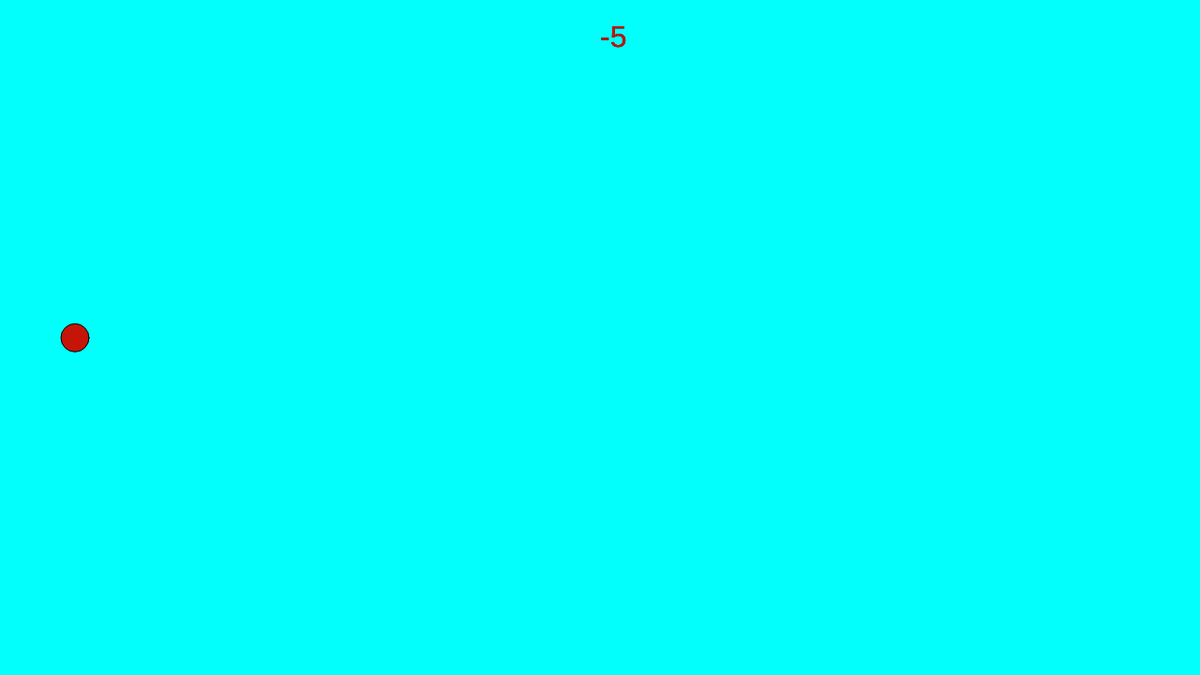
Frame 1 (no input)
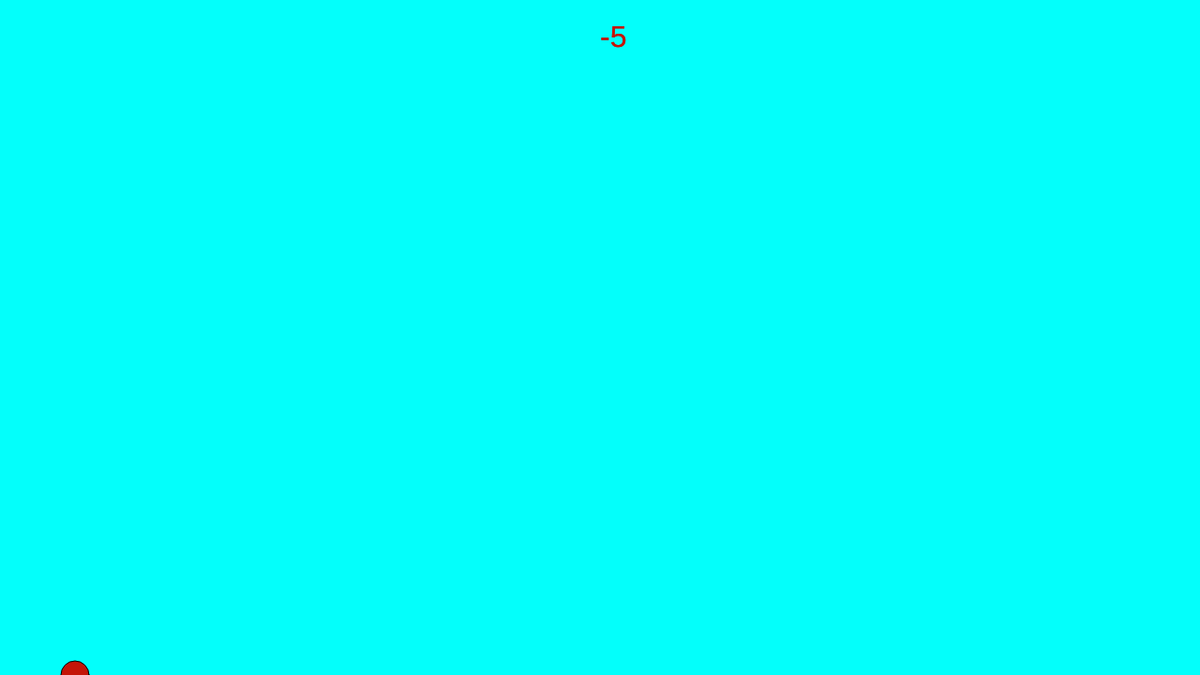
Frame 60 (no input)
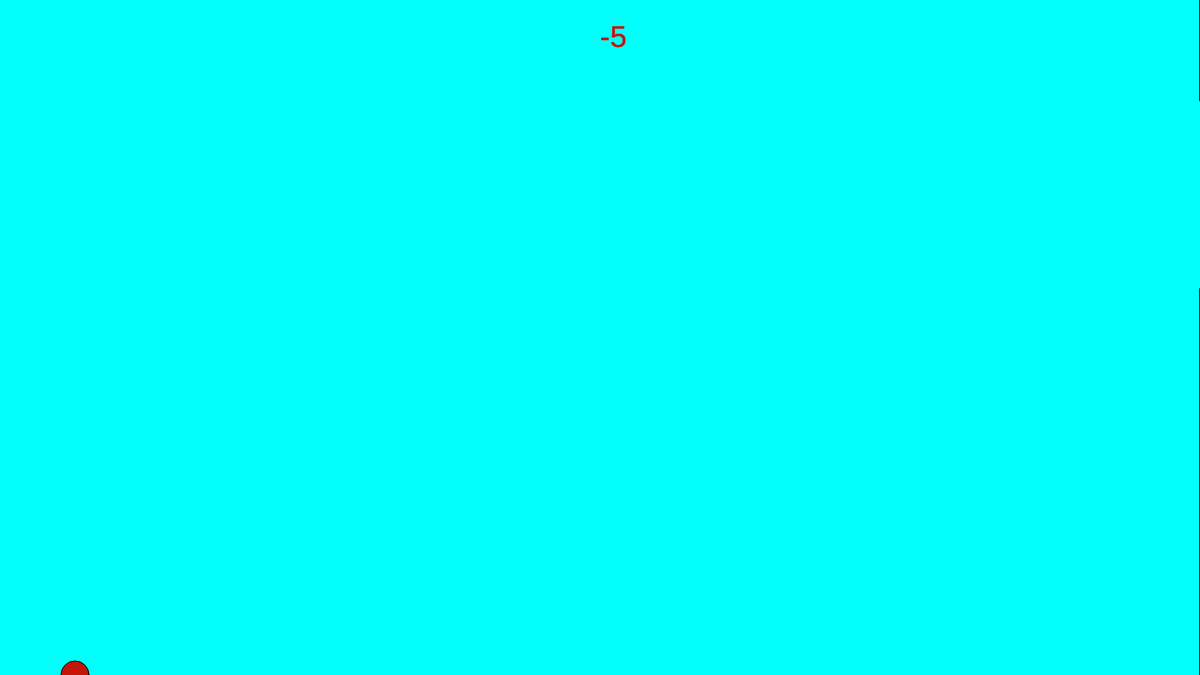
Frame 120 (the mouse pressed at the canvas centre since frame 60)

The p5.js sketch that drew these frames (run headless with seeded random() and noise() and a simulated clock; from frame 60 on, the mouse is pressed at the canvas centre):

// p5.js sketch
// ── sketch.js
function Bird() {
	this.y = 360;
	this.x = 80;
	this.gravity = 0.3;
	this.velocity = 0;

	this.show = function() {
		fill(196, 21, 8);
		ellipse(this.x, this.y, 30, 30);
	}

	this.update = function() {
		if(this.velocity > -14){
			this.velocity -= this.gravity;
		}
		this.y -= this.velocity;

		if(this.y >= height){
			this.y = height;
			this.velocity = 0;
			ded = true;
		}

		if(this.y <= 0){
			this.y = 0;
			this.velocity = 0;
		}
	}

	this.jump = function() {
		if(this.velocity<0) this.velocity = 9;
		else this.velocity += 6;
	}
}

function Pipe(){
	this.top = random(height-200);
	this.bottom = height - this.top - 200;
	this.x = width;

	this.show = function(){
		fill(13, 255, 77);
		rect(this.x, 0, 20, this.top);
		rect(this.x, height-this.bottom, 20, this.bottom)
	}

	this.update = function(){
		this.x -= 5;
	}

	this.hits = function(bird){
		if(bird.y<this.top||bird.y> height-this.bottom){
			if(this.x < bird.x && bird.x < this.x + 20){
				return true
			}
		}
		return false
	}
}

var bird;
var pipes = [];
var ded = false;
var score = -5;

function setup() {
	createCanvas(1280, 720);
	background(3, 255, 251);
	bird = new Bird();
	pipes.push(new Pipe());
}

function draw() {
	background(3, 255, 251);
	textSize(32);
	text(score, 640, 50);
	for(var i = pipes.length-1; i>0; i--){
		pipes[i].show();
		if(!ded) pipes[i].update();

		if(pipes[i].hits(bird)) ded = true;

		if (pipes[i].x<0) pipes.splice(i, 1);
	}
	if(!ded) bird.update();
	bird.show();

	if(frameCount%60==0){
		pipes.push(new Pipe());
		if(!ded) score += 1;
	}
	textSize(32);
	text(score, 640, 50);
}

function mouseClicked(){
	bird.jump();
}

function keyPressed(){
	mouseClicked();
}
// ── Welcome to GitHub Pages _ p5flappy.html
<!DOCTYPE html>
<!-- saved from url=(0040)https://parthmahawar.github.io/p5flappy/ -->
<html lang="en-US"><head><meta http-equiv="Content-Type" content="text/html; charset=UTF-8">
    
    <meta http-equiv="X-UA-Compatible" content="IE=edge">
    <meta name="viewport" content="width=device-width,maximum-scale=2">
    <link rel="stylesheet" type="text/css" media="screen" href="./Welcome to GitHub Pages _ p5flappy_files/style.css">

<!-- Begin Jekyll SEO tag v2.6.1 -->
<title>Welcome to GitHub Pages | p5flappy</title>
<meta name="generator" content="Jekyll v3.8.5">
<meta property="og:title" content="Welcome to GitHub Pages">
<meta property="og:locale" content="en_US">
<link rel="canonical" href="https://parthmahawar.github.io/p5flappy/">
<meta property="og:url" content="https://parthmahawar.github.io/p5flappy/">
<meta property="og:site_name" content="p5flappy">
<script type="application/ld+json">
{"@type":"WebSite","headline":"Welcome to GitHub Pages","url":"https://parthmahawar.github.io/p5flappy/","name":"p5flappy","@context":"https://schema.org"}</script>
<!-- End Jekyll SEO tag -->

  </head>

  <body>

    <!-- HEADER -->
    <div id="header_wrap" class="outer">
        <header class="inner">
          <a id="forkme_banner" href="https://github.com/ParthMahawar/p5flappy">View on GitHub</a>

          <h1 id="project_title">p5flappy</h1>
          <h2 id="project_tagline"></h2>

          
        </header>
    </div>

    <!-- MAIN CONTENT -->
    <div id="main_content_wrap" class="outer">
      <section id="main_content" class="inner">
        <h2 id="welcome-to-github-pages">Welcome to GitHub Pages</h2>

<p>You can use the <a href="https://github.com/ParthMahawar/p5flappy/edit/master/README.md">editor on GitHub</a> to maintain and preview the content for your website in Markdown files.</p>

<p>Whenever you commit to this repository, GitHub Pages will run <a href="https://jekyllrb.com/">Jekyll</a> to rebuild the pages in your site, from the content in your Markdown files.</p>

<h3 id="markdown">Markdown</h3>

<p>Markdown is a lightweight and easy-to-use syntax for styling your writing. It includes conventions for</p>

<div class="language-markdown highlighter-rouge"><div class="highlight"><pre class="highlight"><code>Syntax highlighted code block

<span class="gh"># Header 1</span>
<span class="gu">## Header 2</span>
<span class="gu">### Header 3</span>
<span class="p">
-</span> Bulleted
<span class="p">-</span> List
<span class="p">
1.</span> Numbered
<span class="p">2.</span> List

<span class="gs">**Bold**</span> and _Italic_ and <span class="sb">`Code`</span> text

<span class="p">[</span><span class="nv">Link</span><span class="p">](</span><span class="sx">url</span><span class="p">)</span> and !<span class="p">[</span><span class="nv">Image</span><span class="p">](</span><span class="sx">src</span><span class="p">)</span>
</code></pre></div></div>

<p>For more details see <a href="https://guides.github.com/features/mastering-markdown/">GitHub Flavored Markdown</a>.</p>

<h3 id="jekyll-themes">Jekyll Themes</h3>

<p>Your Pages site will use the layout and styles from the Jekyll theme you have selected in your <a href="https://github.com/ParthMahawar/p5flappy/settings">repository settings</a>. The name of this theme is saved in the Jekyll <code class="language-plaintext highlighter-rouge">_config.yml</code> configuration file.</p>

<h3 id="support-or-contact">Support or Contact</h3>

<p>Having trouble with Pages? Check out our <a href="https://help.github.com/categories/github-pages-basics/">documentation</a> or <a href="https://github.com/contact">contact support</a> and we’ll help you sort it out.</p>

      </section>
    </div>

    <!-- FOOTER  -->
    <div id="footer_wrap" class="outer">
      <footer class="inner">
        
        <p class="copyright">p5flappy maintained by <a href="https://github.com/ParthMahawar">ParthMahawar</a></p>
        
        <p>Published with <a href="https://pages.github.com/">GitHub Pages</a></p>
      </footer>
    </div>

    
  

</body></html>
// ── flappy.html
<!DOCTYPE html>
<html lang="">

<head>
  <meta charset="utf-8">
  <meta name="viewport" content="width=device-width, initial-scale=1.0">
  <title>p5.js example</title>
  <style>
    body {
      padding: 0;
      margin: 0;
    }
  </style>
  <script src="https://cdn.jsdelivr.net/npm/p5@1.0.0/lib/p5.js"></script>
  <script>
    function Bird() {
	this.y = 360;
	this.x = 80;
	this.gravity = 0.3;
	this.velocity = 0;

	this.show = function() {
		fill(196, 21, 8);
		ellipse(this.x, this.y, 30, 30);
	}

	this.update = function() {
		if(this.velocity > -14){
			this.velocity -= this.gravity;
		}
		this.y -= this.velocity;

		if(this.y >= height){
			this.y = height;
			this.velocity = 0;
			ded = true;
		}

		if(this.y <= 0){
			this.y = 0;
			this.velocity = 0;
		}
	}

	this.jump = function() {
		if(this.velocity<0) this.velocity = 9;
		else this.velocity += 6;
	}
}

function Pipe(){
	this.top = random(height-200);
	this.bottom = height - this.top - 200;
	this.x = width;

	this.show = function(){
		fill(13, 255, 77);
		rect(this.x, 0, 20, this.top);
		rect(this.x, height-this.bottom, 20, this.bottom)
	}

	this.update = function(){
		this.x -= 5;
	}

	this.hits = function(bird){
		if(bird.y<this.top||bird.y> height-this.bottom){
			if(this.x < bird.x && bird.x < this.x + 20){
				return true
			}
		}
		return false
	}
}

var bird;
var pipes = [];
var ded = false;
var score = -5;

function setup() {
	createCanvas(1280, 720);
	background(3, 255, 251);
	bird = new Bird();
	pipes.push(new Pipe());
}

function draw() {
	background(3, 255, 251);
	textSize(32);
	text(score, 640, 50);
	for(var i = pipes.length-1; i>0; i--){
		pipes[i].show();
		if(!ded) pipes[i].update();

		if(pipes[i].hits(bird)) ded = true;

		if (pipes[i].x<0) pipes.splice(i, 1);
	}
	if(!ded) bird.update();
	bird.show();

	if(frameCount%60==0){
		pipes.push(new Pipe());
		if(!ded) score += 1;
	}
	textSize(32);
	text(score, 640, 50);
}

function mouseClicked(){
	bird.jump();
}

function keyPressed(){
	mouseClicked();
}
  </script>
</head>

<body>
</body>

</html>
